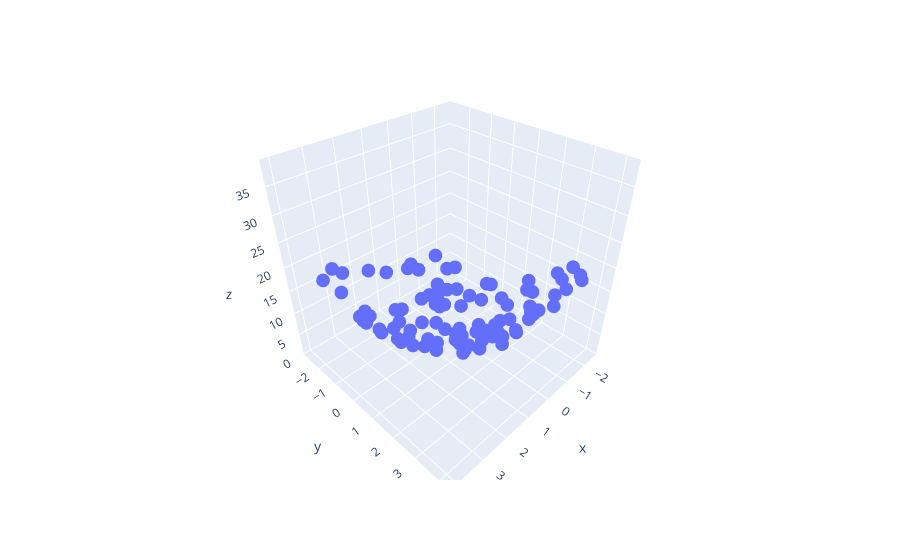

Here is the notebook cell this chart was saved with:
### Code cell
import plotly.express as px
df = px.data.iris()
fig = px.scatter_3d(df , x = x1.ravel() , y = y1.ravel(), z = z.ravel())
fig.show()
